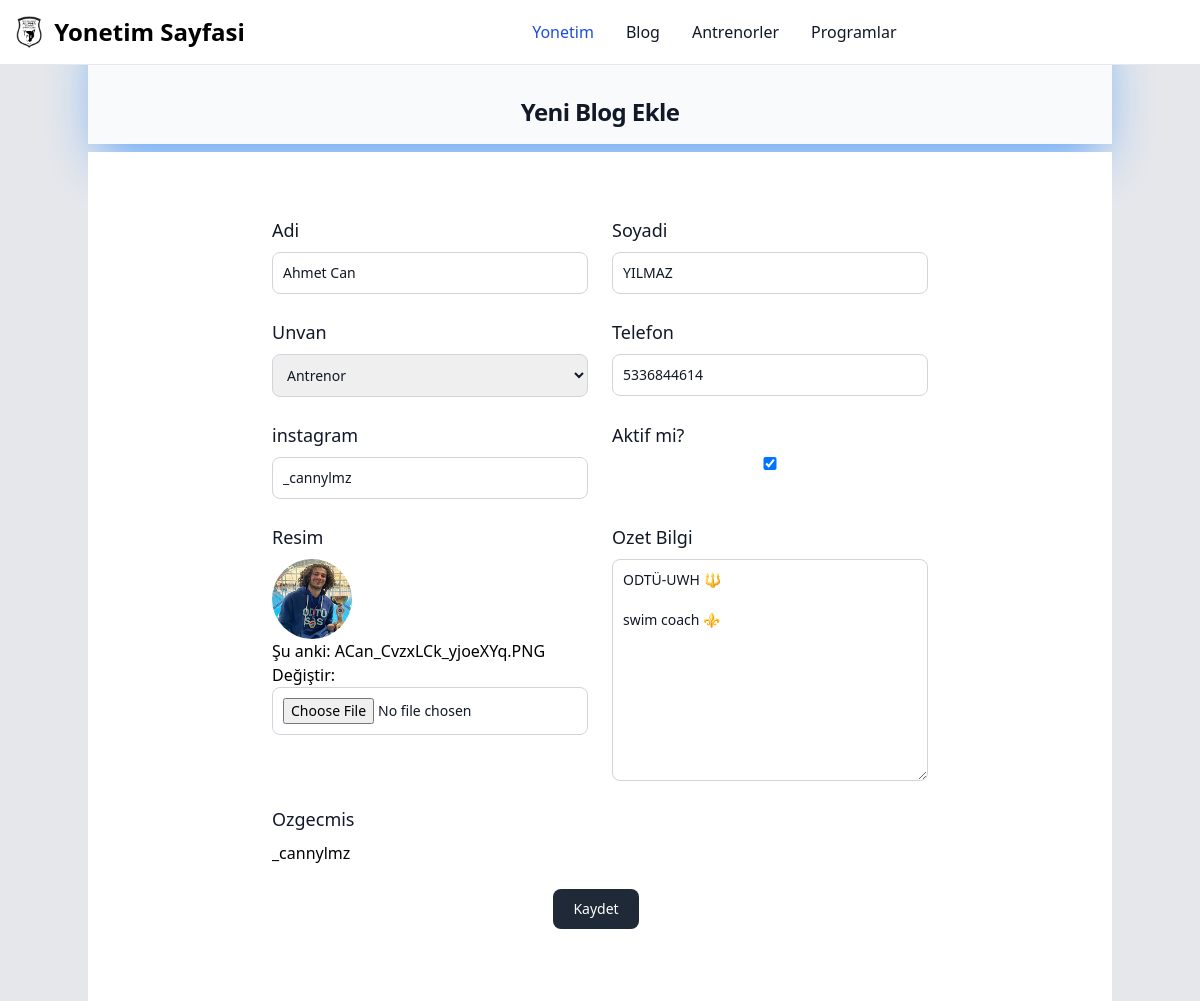
The page /account/update_antrenor/2/ (signed in) on the database its author committed.
### main/models.py (models this page shows, shortened)
class Antrenor (models.Model):
    adi=models.CharField(max_length=30)
    soyadi=models.CharField(max_length=30)
    unvan=models.TextField(choices=ANTRONER_CHOICES,default='ANT')
    resim=models.ImageField(upload_to='media/')
    ozet=models.TextField()
    ozgecmis=models.TextField()
    telefon=models.CharField(max_length=10)
    instagram=models.CharField(max_length=50)
    aktif=models.BooleanField(default=True)

### account/views.py (the view, shortened to what this page needs)
# urls.py: path('update_antrenor/<int:id>/', views.antrenor_update, name='update_antrenor'),
@login_required
def antrenor_update(request,id):
    antrenor = get_object_or_404(Antrenor, id = id)
    form = AntrenorForm(instance = antrenor)
    return render(request, "dash/update_antrenor.html", {'form':form,'antrenor':antrenor})

### account/forms.py
class AntrenorForm(forms.ModelForm):
   class Meta:
       model = Antrenor
       fields = ['adi','soyadi', 'unvan','telefon','resim','instagram','ozet','ozgecmis','aktif']
       widgets = {'ozgecmis': SummernoteWidget(),}
   def __init__(self, *args, **kwargs):
        add_class="""class='bg-gray-50 border border-gray-300 text-gray-900 text-sm rounded-lg focus:ring-primary-600 focus:border-primary-600 block w-full p-2.5 dark:bg-gray-700 dark:border-gray-600 dark:placeholder-gray-400 dark:text-white dark:focus:ring-primary-500 dark:focus:border-primary-500'>"""
        super(AntrenorForm, self).__init__(*args, **kwargs)
        for visible in self.visible_fields():
            if not visible.name=='ozgecmis':
                visible.field.widget.attrs['class'] = add_class

### account/templates/dash/update_antrenor.html (shortened to what this page needs)
{% extends "_base_account.html" %}
{% block content %}
<div class=" mb-2 bg-gray-50 justify-center text-center pt-20 shadow-2xl shadow-blue-400">
    <h2 class="py-4 text-center  text-2xl tracking-tight font-bold text-gray-900 dark:text-white">Yeni Blog Ekle</h2>
</div>
{% include "dash/antrenor_form.html" %}
{% endblock content %}

### account/templates/dash/antrenor_form.html (shortened to what this page needs)
<section class="bg-white dark:bg-gray-900">
    <div class="py-2 px-2 mx-auto max-w-2xl lg:py-16">
        <form method="post" enctype="multipart/form-data">
            <div class="grid gap-4 sm:grid-cols-2 sm:gap-6">
                <div class="w-full">
                    <label for="name" class="block mb-2 text-lg font-medium
                     text-gray-900 dark:text-white">Adi</label>
                    {{ form.adi }}
                </div>
                <div class="w-full">
                    <label for="name" class="block mb-2 text-lg font-medium
                     text-gray-900 dark:text-white">Soyadi</label>
                    {{form.soyadi }}
                </div>
                <div class="w-full">
                    <label for="name" class="block mb-2 text-lg font-medium
                     text-gray-900 dark:text-white">Unvan</label>
                    {{form.unvan }}
                </div>
                <div class="w-full">
                    <label for="name" class="block mb-2 text-lg font-medium
                     text-gray-900 dark:text-white">Telefon</label>
                    {{ form.telefon }}
                </div>
                <div class="w-full">
                    <label for="name" class="block mb-2 text-lg font-medium
                     text-gray-900 dark:text-white">instagram</label>
                    {{ form.instagram }}
                </div>
                <div class="w-full">
                    <label for="name" class="block mb-2 text-lg font-medium
                     text-gray-900 dark:text-white">Aktif mi?</label>
                    {{ form.aktif }}
                </div>
                <div class="w-full    ">
                    <label for="name" class="block mb-2 text-lg font-medium
                     text-gray-900 dark:text-white">Resim</label>
                     <img class="h-20 w-20 rounded-full" src="{{antrenor.resim.url}}" alt="">
                    {{ form.resim }}
                </div>
                <div class="w-full">
                    <label for="name" class="block mb-2 text-lg font-medium
                     text-gray-900 dark:text-white">Ozet Bilgi</label>
                    {{ form.ozet }}
                </div>
                <div class="sm:col-span-2 w-full">
                    <label for="name" class="block mb-2 text-lg font-medium
                     text-gray-900 dark:text-white">Ozgecmis</label>
                    {{ form.ozgecmis}}
                </div>
            </div>
            <div class="flex justify-center pt-6 ">
                <button type="submit" class="text-white bg-gray-800 hover:bg-gray-900 focus:outline-none focus:ring-4 focus:ring-gray-300 font-medium rounded-lg text-sm px-5 py-2.5 me-2 mb-2 dark:bg-gray-800 dark:hover:bg-gray-700 dark:focus:ring-gray-700 dark:border-gray-700">Kaydet</button>
            </div>
        </form>
    </div>
</section>

### rows shown on the page
Antrenor: adi "Ahmet Can", soyadi "YILMAZ", unvan "Antrenor", telefon "5336844614", instagram "_cannylmz", aktif "☑", resim (picture), ozet "ODTÜ-UWH 🔱 swim coach ⚜️", ozgecmis "_cannylmz"
